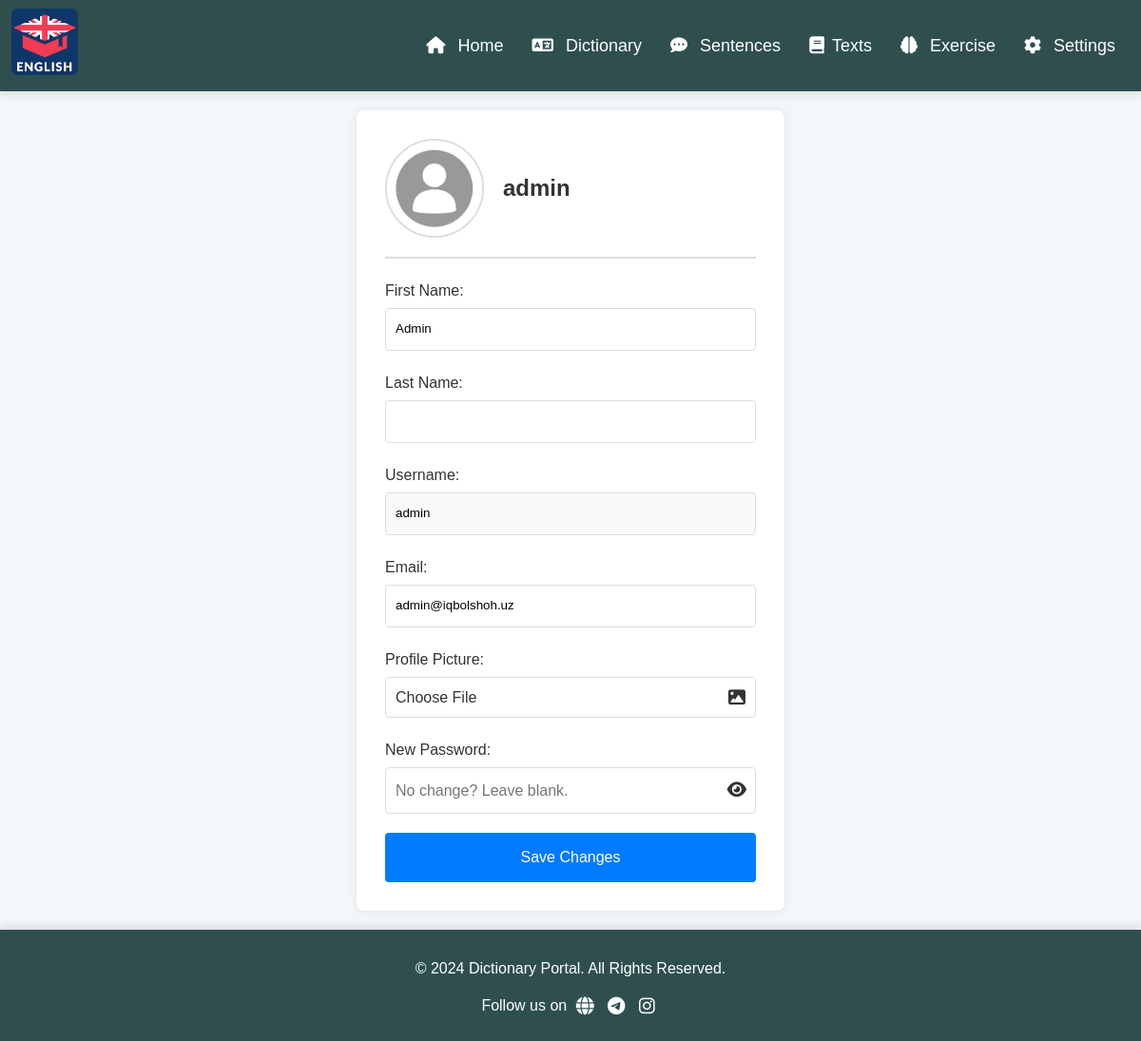
The app's page /settings/profile.php (signed in) with its own data.
### tables this page shows
CREATE TABLE IF NOT EXISTS users (
    id INT PRIMARY KEY AUTO_INCREMENT,
    first_name VARCHAR(30) NOT NULL,
    last_name VARCHAR(30) NOT NULL,
    email VARCHAR(100) NOT NULL UNIQUE,
    username VARCHAR(30) NOT NULL UNIQUE,
    password VARCHAR(255) NOT NULL,
    profile_picture VARCHAR(255) DEFAULT 'default.png',
    created_at TIMESTAMP DEFAULT CURRENT_TIMESTAMP
);

### config.php (called while the page is built, shortened)
<?php
class Database
{
    private $conn;
    public function __construct()
    {
        $servername = "localhost";
        $username = "root";
        $password = "";
        $dbname = "english";
        $this->conn = new mysqli($servername, $username, $password, $dbname);
    }
    function validate($value)
    {
        $value = str_replace(['‘', '’', '“', '”', '"', '„', '‟', '‹', '›', '«', '»', '`', '´', '❛', '❜', '❝', '❞', '〝', '〞'], "'", $value);
        $value = trim($value);
        $value = stripslashes($value);
        return $value;
    }
    public function executeQuery($sql, $params = [], $types = "")
    {
        $stmt = $this->conn->prepare($sql);
        if ($params) {
            $stmt->bind_param($types, ...$params);
        }
        if (!$stmt->execute()) {
            die("Error: " . $stmt->error);
        }
        return $stmt;
    }
    public function select($table, $columns = "*", $condition = "", $params = [], $types = "")
    {
        $sql = "SELECT $columns FROM $table $condition";
        $stmt = $this->executeQuery($sql, $params, $types);
        return $stmt->get_result()->fetch_all(MYSQLI_ASSOC);
    }
    public function find($table, $id)
    {
        $id = $this->validate($id);
        $condition = "WHERE id = ?";
        $params = [$id];
        return $this->select($table, "*", $condition, $params, 'i');
    }
}

### check.php (called while the page is built, shortened)
<?php
include '../config.php';
$query = new Database();

### settings/profile.php (the view, shortened to what this page needs)
<?php include '../check.php'; ?>
<?php include '../last_page.php';
$user_id = $_SESSION['user_id'];
$user = $query->find('users', $user_id)[0];
$username = htmlspecialchars($user['username']);
?>
<!DOCTYPE html>
<html lang="en">
<head>
    <link rel="stylesheet" href="../src/css/profile.css">
    <link rel="stylesheet" href="https://cdnjs.cloudflare.com/ajax/libs/font-awesome/6.0.0-beta3/css/all.min.css">
</head>
<body>
    <?php include '../includes/header.php'; ?>
    <div class="profile-container">
        <div class="profile-form-container">
            <div class="profile-header">
                <img class="profile-image"
                    src="../src/images/profile-image/<?php echo $user['profile_picture'] ? $user['profile_picture'] : 'default.png'; ?>"
                    alt="Profile Image">
                <h2 class="profile-name"><?php echo htmlspecialchars($user['username']); ?></h2>
            </div>
            <form id="profile-form" action="profile.php" method="POST" enctype="multipart/form-data"
                class="profile-form">
                <label for="first_name" class="form-label">First Name:</label>
                <input type="text" id="first_name" name="first_name" class="form-input"
                    value="<?php echo htmlspecialchars($user['first_name']); ?>" required maxlength="30">
                <label for="last_name" class="form-label">Last Name:</label>
                <input type="text" id="last_name" name="last_name" class="form-input"
                    value="<?php echo htmlspecialchars($user['last_name']); ?>" required maxlength="30">
                <label for="username" class="form-label">Username:</label>
                <input type="text" id="username" name="username" class="form-input" value="<?php echo $username; ?>"
                    readonly maxlength="30">
                <label for="email" class="form-label">Email:</label>
                <input type="email" id="email" name="email" class="form-input"
                    value="<?php echo htmlspecialchars($user['email']); ?>" required maxlength="100">
                <label for="profile_picture" class="form-label">Profile Picture:</label>
                <div class="custom-file-input">
                    <div class="file-input-content">
                        <span class="file-label">Choose File</span>
                        <i class="fa-solid fa-image"></i>
                    </div>
                </div>
                <label for="password" class="form-label">New Password:</label>
                <div class="password-container">
                    <input type="password" id="password" name="password" class="password-input"
                        placeholder="No change? Leave blank." maxlength="255">
                    <a type="button" id="toggle-password" class="password-toggle"><i class="fas fa-eye"></i></a>
                </div>
                <button type="submit" class="submit-button">Save Changes</button>
            </form>
        </div>
    </div>
    <?php include '../includes/footer.php'; ?>
</body>
</html>

### src/css/profile.css (style rules this page uses)
.profile-container { display: flex; justify-content: center; align-items: center; box-sizing: border-box; margin: 20px 0px; }
.profile-form-container { background-color: #fff; border-radius: 8px; box-shadow: 0 0 10px rgba(0, 0, 0, 0.1); padding: 30px; width: calc(100% - 40px); max-width: 450px; box-sizing: border-box; }
.profile-header { display: flex; align-items: center; border-bottom: 2px solid #ddd; padding-bottom: 20px; margin-bottom: 20px; z-index: 1; }
.profile-header .profile-image { width: 100px; height: 100px; border-radius: 50%; object-fit: cover; border: 2px solid #ddd; }
.profile-header .profile-name { margin-left: 20px; font-size: 24px; color: #333; }
.profile-form { display: flex; flex-direction: column; }
.profile-form .form-label { font-size: 16px; margin-bottom: 5px; color: #333; }
.profile-form .form-input { width: 100%; padding: 10px; margin-bottom: 20px; border: 1px solid #ddd; border-radius: 4px; box-sizing: border-box; }
.profile-form .form-input[readonly] { background-color: #f9f9f9; cursor: not-allowed; }
.profile-form .submit-button { background-color: #007bff; color: #fff; border: none; padding: 12px 20px; border-radius: 4px; cursor: pointer; font-size: 16px; transition: background-color 0.3s ease; }
.password-container { position: relative; display: flex; align-items: center; margin-bottom: 20px; }
.password-input { width: 100%; flex: 1; padding: 10px; border: 1px solid #ddd; border-radius: 4px; font-size: 16px; color: #333; background-color: #fff; transition: border-color 0.3s ease; box-sizing: border-box; }
.password-toggle { position: absolute; right: 10px; font-size: 18px; cursor: pointer; border: none; background: transparent; color: #333; }
.profile-header { display: flex; align-items: center; border-bottom: 2px solid #ddd; padding-bottom: 20px; margin-bottom: 20px; }
.profile-name { margin-left: 20px; font-size: 28px; color: #333; }
.custom-file-input { margin-bottom: 20px; position: relative; display: flex; align-items: center; justify-content: center; }
.file-input-content { display: flex; align-items: center; justify-content: space-between; padding: 7px 10px; border: 1px solid #ddd; border-radius: 4px; background-color: #fff; color: #333; font-size: 16px; cursor: pointer; transition: background-color 0.3s ease; width: 100%; }
.file-input-content i { font-size: 18px; color: #333; }

### src/css/header.css (style rules this page uses)
body, input, textarea, p, h1, h2, h3, h4, h5, footer, header, main, menu, nav, section, button, select, h6 { font-family: 'Arial', sans-serif; letter-spacing: normal; line-height: 1.7; }
body { background-color: #f4f7f9; margin: 0; padding: 0; }

### records on screen
users: profile_picture (placeholder picture), username "admin", first_name "Admin", email "admin@iqbolshoh.uz"
